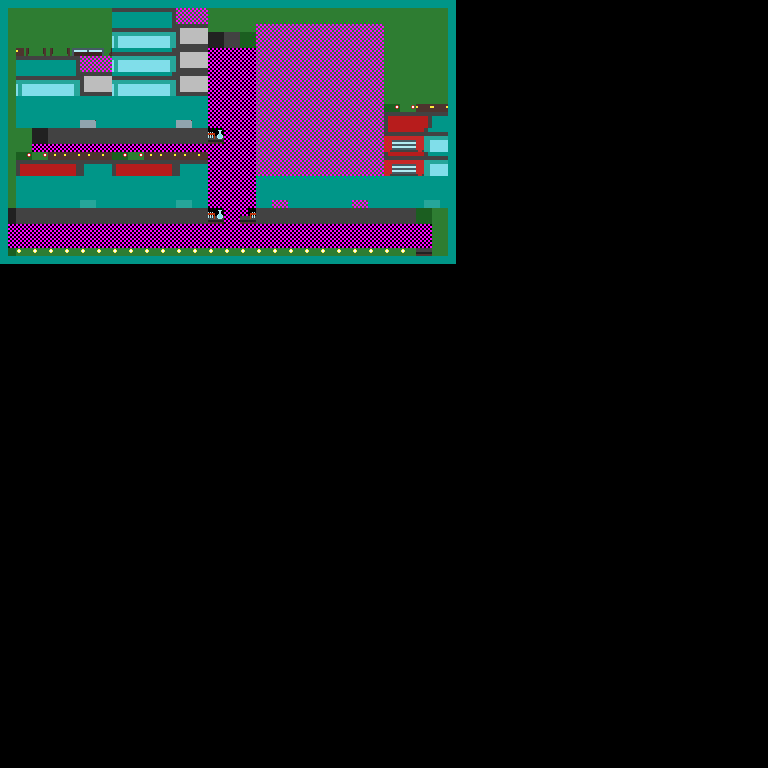

A level layout from a 2D game, rendered from its tile map. Below: a short description, then the map file with tile-grid data replaced by summaries:
An orthogonal 96x96 tile map with 8x8 px tiles, 4 tile layers (Ground, Wall, Higher, Collision) and 3 objects (player, Entity1, ToPickUp).

<map version="1.0" orientation="orthogonal" renderorder="right-down" width="96" height="96" tilewidth="8" tileheight="8" nextobjectid="7">
 <tileset firstgid="1" name="tileset" tilewidth="8" tileheight="8" tilecount="4096" columns="64">
  <image source="tileset.png" width="512" height="512" />
 </tileset>
 <layer name="Ground" width="96" height="96">
  <data>[9216 cells, 1881 non-empty, 52 distinct tile ids]</data>
 </layer>
 <layer name="Wall" width="96" height="96">
  <data>[9216 cells, 292 non-empty, 160 distinct tile ids]</data>
 </layer>
 <objectgroup name="Entities">
  <object id="2" name="player" x="80" y="120" width="16" height="8">
   <properties>
    <property name="imagefile" value="player.png" />
   </properties>
  </object>
  <object id="3" name="Entity1" x="224" y="24" width="16" height="8">
   <properties>
    <property name="dialogueName" value="late.xml" />
    <property name="firstInteraction" value="dialogue" />
    <property name="imagefile" value="entity.png" />
   </properties>
  </object>
  <object id="6" name="ToPickUp" x="160" y="144" width="16" height="8">
   <properties>
    <property name="firstInteraction" value="getPickedUp" />
    <property name="imagefile" value="item.png" />
   </properties>
  </object>
 </objectgroup>
 <layer name="Higher" width="96" height="96">
  <data>[9216 cells, 673 non-empty, 439 distinct tile ids]</data>
 </layer>
 <layer name="Collision" width="96" height="96">
  <data>[9216 cells, 450 non-empty, 4 distinct tile ids]</data>
 </layer>
</map>